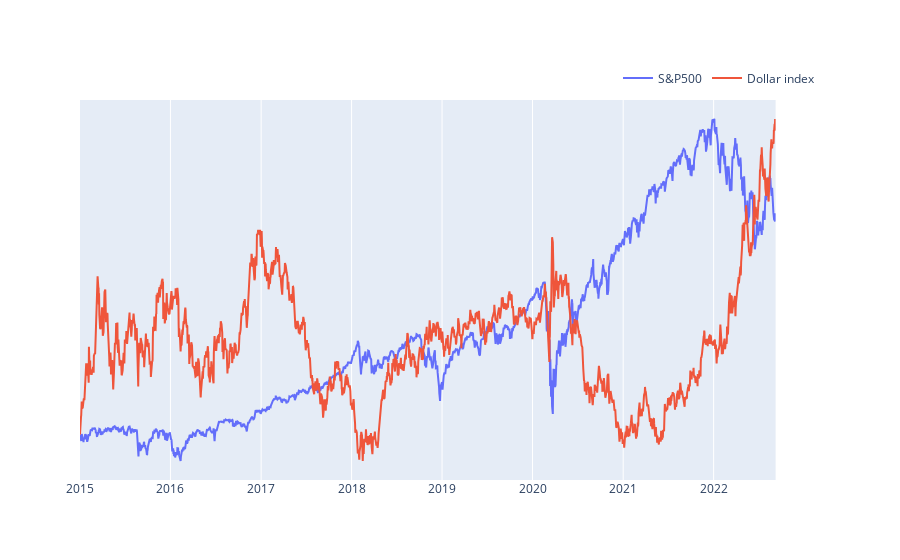

Notebook code cell kept with this figure:
### Code cell
plot_data([['line', sp500, 'Date', 'Close', 'S&P500', False],
           ['line', df_dict['dollar_index'], 'Date', 'Close', 'Dollar index', True]])

### Figure 1 — Plotly figure (JSON) as saved in the notebook; plotly's stock layout.template omitted (floating-point values rounded to 4 significant figures; data arrays with more than 128 entries replaced by an {"elided": "..."} marker saying what was removed)
{"data": [{"name": "S&P500", "type": "scatter", "x": {"elided": "1934 str values"}, "xaxis": "x", "y": {"elided": "1934 float values"}, "yaxis": "y"}, {"name": "Dollar index", "type": "scatter", "x": {"elided": "2007 str values"}, "xaxis": "x", "y": {"elided": "2007 float values"}, "yaxis": "y2"}], "layout": {"legend": {"orientation": "h", "x": 1, "xanchor": "right", "y": 1.02, "yanchor": "bottom"}, "xaxis": {"anchor": "y", "domain": [0, 0.94]}, "yaxis": {"anchor": "x", "domain": [0, 1], "visible": false}, "yaxis2": {"anchor": "x", "overlaying": "y", "side": "right", "visible": false}}}
